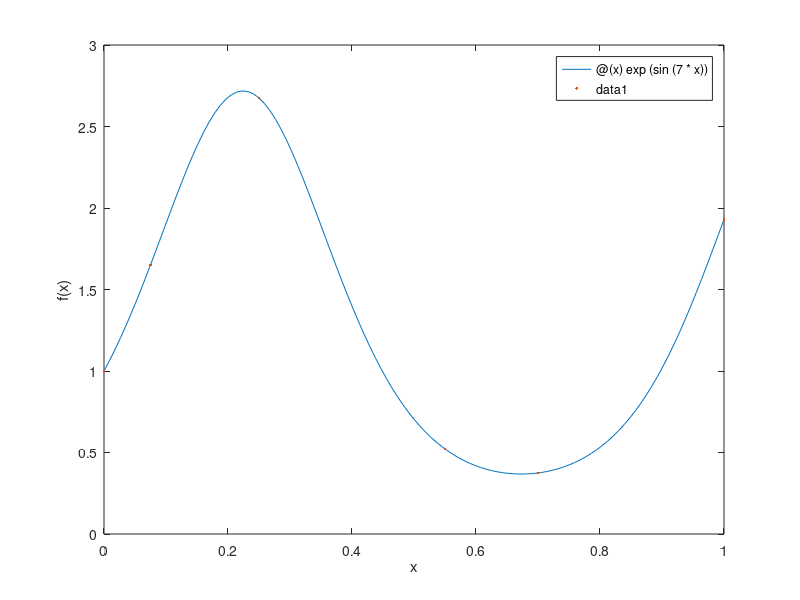

Recreate this plot in MATLAB. (Note: this script raises an error after producing the figure.)
%%
% We generate a piecewise linear interpolant of $f(x)=e^{\sin 7x}$. 
f = @(x) exp(sin(7*x));
fplot(f,[0 1])
xlabel('x'), ylabel('f(x)')

%%
% First we sample the function to create the data.
t = [0 0.075 0.25 0.55 0.7 1];    % nodes
y = f(t);
hold on, plot(t,y,'.')

%%
% Now we create a callable function that will evaluate the piecewise linear
% interpolant at any $x$.
p = plinterp(t,y);
fplot(p,[0 1])
